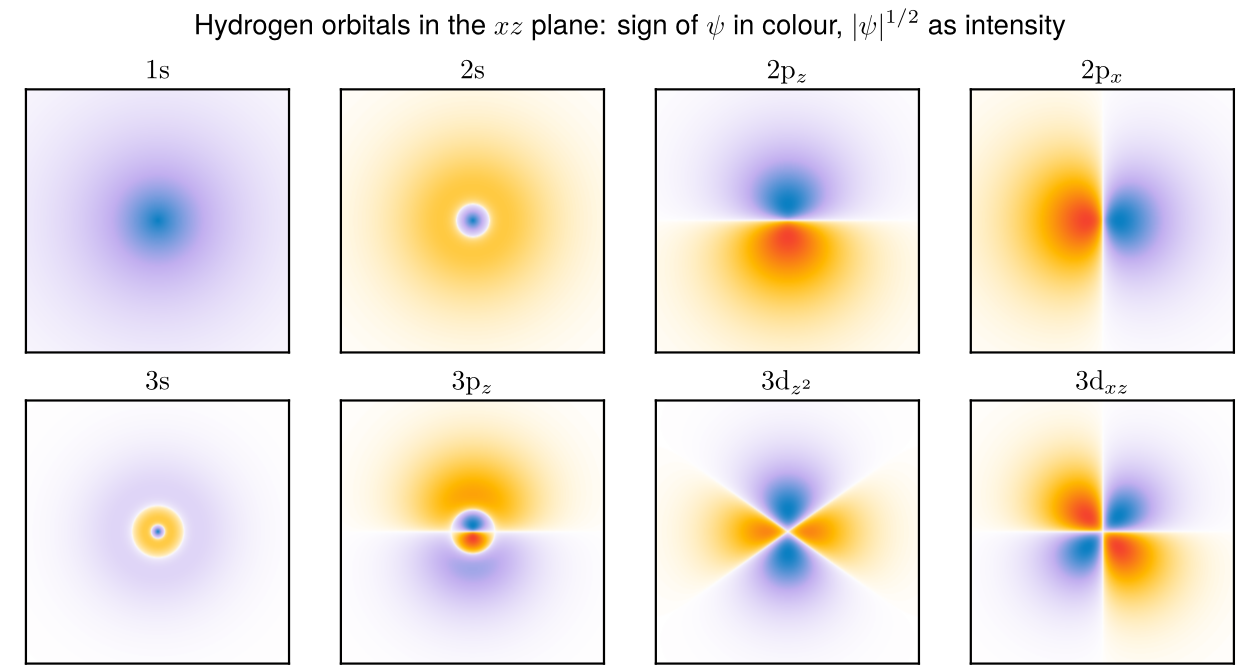

This figure's Python source:
"""Hydrogen orbitals in the xz plane, from the exact wave functions.

psi_nlm = R_nl(r) Y_lm(theta, phi) with the real spherical harmonics (p_x, p_z,
d_xz, d_z2, ...). The radial parts come from the closed form with Laguerre
polynomials, and are checked against the finite-difference solutions of
hydrogen.py: two independent routes to the same u(r) = r R(r).

    python3 orbitals.py        # check + figure
Atomic units, lengths in a0.
"""
import sys
from math import factorial
from pathlib import Path

import numpy as np
from scipy.special import genlaguerre

from hydrogen import levels, r as R_GRID, DR


def radial(n, l, r):
    """Normalised R_nl(r)."""
    rho = 2 * r / n
    norm = np.sqrt((2 / n) ** 3 * factorial(n - l - 1) / (2 * n * factorial(n + l)))
    return norm * np.exp(-rho / 2) * rho**l * genlaguerre(n - l - 1, 2 * l + 1)(rho)


# Real angular parts in Cartesian form (unit vector components x/r, y/r, z/r)
ANGULAR = {
    "s":     (0, lambda x, y, z: np.full_like(x, np.sqrt(1 / (4 * np.pi)))),
    "p_x":   (1, lambda x, y, z: np.sqrt(3 / (4 * np.pi)) * x),
    "p_z":   (1, lambda x, y, z: np.sqrt(3 / (4 * np.pi)) * z),
    "d_xz":  (2, lambda x, y, z: np.sqrt(15 / (4 * np.pi)) * x * z),
    "d_z^2": (2, lambda x, y, z: np.sqrt(5 / (16 * np.pi)) * (3 * z**2 - 1)),
}


def orbital(n, name, x, z):
    l, ang = ANGULAR[name]
    r = np.hypot(x, z) + 1e-12
    return radial(n, l, r) * ang(x / r, 0 * x, z / r)


if __name__ == "__main__":
    import matplotlib
    matplotlib.use("Agg")
    import matplotlib.pyplot as plt

    # Optional house style (figstyle.py at the repository root)
    sys.path.insert(0, str(Path(__file__).resolve().parents[2]))
    import figstyle
    figstyle.apply()
    DIVERGING = figstyle.cmap("CMAP_DIVERGING", "RdBu_r")

    # 1. Check: Laguerre closed form = finite-difference solution, for every n <= 3
    for l in range(3):
        _, u_fd = levels(l)
        for k in range(3 - l):
            n = l + 1 + k
            u_ex = R_GRID * radial(n, l, R_GRID)
            norm = (u_ex**2).sum() * DR
            gap = np.abs(np.abs(u_fd[:, k]) - np.abs(u_ex)).max() / np.abs(u_ex).max()
            print(f"n = {n}, l = {l}   int u^2 dr = {norm:.5f}   max |u_fd - u_exact| / max u = {gap:.1e}")
            assert abs(norm - 1) < 1e-4 and gap < 1e-3

    # 2. Figure: |psi|^2 in the xz plane, phase of psi as colour
    panels = [(1, "s"), (2, "s"), (2, "p_z"), (2, "p_x"), (3, "s"), (3, "p_z"), (3, "d_z^2"), (3, "d_xz")]
    fig, axes = plt.subplots(2, 4, figsize=(9, 4.8))
    for ax, (n, name) in zip(axes.flat, panels):
        size = 4 * n * n
        g = np.linspace(-size, size, 401)
        x, z = np.meshgrid(g, g)
        psi = orbital(n, name, x, z)
        # Signed density on a log-like scale, so the outer lobes and nodes show
        shown = np.sign(psi) * np.abs(psi) ** 0.5
        m = np.abs(shown).max()
        ax.imshow(shown, extent=(-size, size, -size, size), origin="lower", cmap=DIVERGING, vmin=-m, vmax=m)
        letter, _, sub = name.partition("_")
        ax.set_title(f"${n}\\mathrm{{{letter}}}" + (f"_{{{sub}}}$" if sub else "$"))
        ax.set(xticks=[], yticks=[])
    fig.suptitle(r"Hydrogen orbitals in the $xz$ plane: sign of $\psi$ in colour, $|\psi|^{1/2}$ as intensity")
    fig.savefig("orbitals.png", dpi=200)
    print("Saved orbitals.png")
